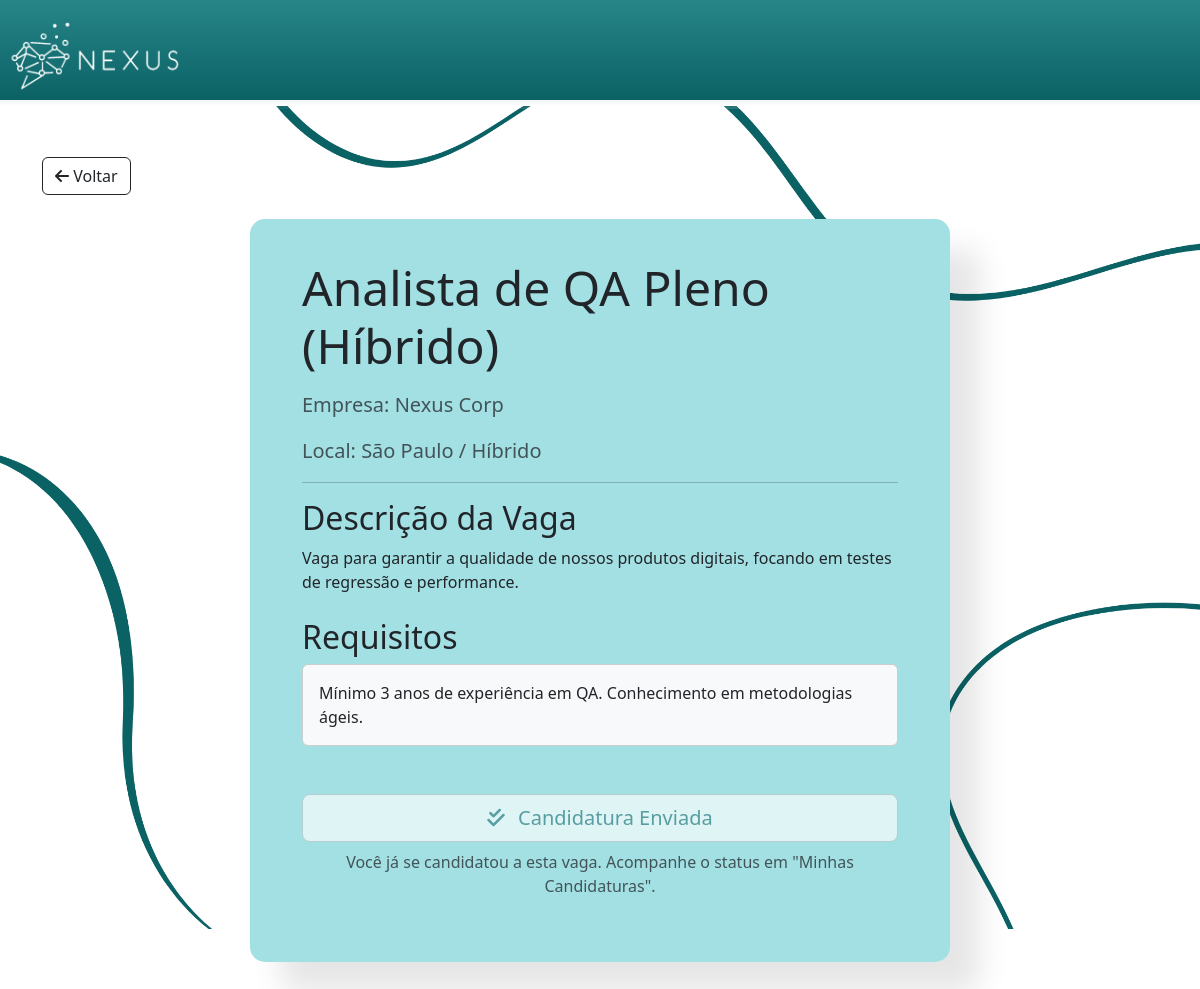
The page /detalhe/vaga/1 (signed in) on the database its author committed.
### models.py (models this page shows)
class Vaga(db.Model):
    __tablename__ = 'vagas'
    id = db.Column(db.Integer, primary_key=True)
    empresa_id = db.Column(db.Integer, db.ForeignKey('empresas.id'), nullable=False)
    titulo = db.Column(db.String(150), nullable=False)
    descricao = db.Column(db.Text, nullable=False)
    requisitos = db.Column(db.Text)
    local = db.Column(db.String(150))
    salario = db.Column(db.Numeric(10,2))

class Empresa(db.Model):
    __tablename__ = 'empresas'
    id = db.Column(db.Integer, primary_key=True)
    usuario_id = db.Column(db.Integer, db.ForeignKey('usuarios.id'), unique=True, nullable=False)
    nome_empresa = db.Column(db.String(150), nullable=False)
    endereco = db.Column(db.String(200))
    cidade = db.Column(db.String(100))
    estado = db.Column(db.String(100))
    cep = db.Column(db.String(15))
    descricao = db.Column(db.Text)
    site = db.Column(db.String(200))
    cnpj = db.Column(db.String(50), unique=True)
    usuario = db.relationship('Usuario', backref=db.backref('empresa', uselist=False))
    vagas = db.relationship('Vaga', backref='empresa', lazy='dynamic')

### app.py (the view)
@app.route('/detalhe/<string:tipo>/<int:id>')
def detalhe(tipo, id):
    if 'usuario_id' not in session:
        return redirect(url_for('mostrar_login'))
    item = None
    template_name = ''
    if tipo == 'vaga':
        item = Vaga.query.get_or_404(id)
        template_name = 'DetalheVaga.html'
    elif tipo == 'profissional':
        item = Profissional.query.get_or_404(id)
        template_name = 'DetalheProfissional.html'
    else:
        return redirect(url_for('index'))
    ja_candidatou = False
    sucesso = request.args.get('sucesso')
    erro = request.args.get('erro')
    if tipo == 'vaga' and session.get('tipo_conta') == 'profissional':
        profissional = Profissional.query.filter_by(usuario_id=session['usuario_id']).first()
        if profissional:
            ja_candidatou = Candidatura.query.filter_by(
                vaga_id=id,
                profissional_id=profissional.id
            ).first() is not None
    return render_template(
        template_name,
        item=item,
        tipo_conta=session.get('tipo_conta'),
        ja_candidatou=ja_candidatou,
        sucesso=sucesso,
        erro=erro
    )

### app.py (called while the page is built)
@app.after_request
def add_security_headers(response):
    return response

### templates/DetalheVaga.html (shortened to what this page needs)
<html>
<head>
    <link rel="stylesheet" href="https://cdnjs.cloudflare.com/ajax/libs/font-awesome/6.5.1/css/all.min.css"
 />
    <link href="{{ url_for('static', filename='Estilo.css') }}" rel="stylesheet">
    <link href="https://cdn.jsdelivr.net/npm/bootstrap@5.3.3/dist/css/bootstrap.min.css" rel="stylesheet">
</head>
<body id="corpoInicio2">
    <header id="cabecalhoIndex">
        <a href="{{ url_for('index') }}">
            <img id="logoheader" src="{{ url_for('static', filename='images/logo-branco.png') }}" alt="Logo Nexus">
        </a>
    </header>
    <div id="degradeCabecalhoIndex2"></div>
    <main class="container my-5">
        <a href="javascript:history.back()" class="btn btn-outline-dark mb-4">
            <i class="fa-solid fa-arrow-left"></i> Voltar
        </a>
        <div class="row" id="mainPRofissional">
    <div class="col-lg-12">
        <h1 class="display-5 mb-3">{{ item.titulo }}</h1>
        <p class="lead text-muted"><strong>Empresa:</strong> {{ item.empresa.nome_empresa if item.empresa else
            'Não Informado' }}</p>
        <p class="lead text-muted"><strong>Local:</strong> {{ item.local }}</p>
        <hr>
        <h2>Descrição da Vaga</h2>
        <p class="mb-4">{{ item.descricao }}</p>
        <h2>Requisitos</h2>
        <div class="card p-3 mb-4 bg-light">
            <p class="mb-0">{{ item.requisitos }}</p>
        </div>
        {% if tipo_conta == 'profissional' %}
            <div class="text-center mt-5 mb-4">
                {% if ja_candidatou %}
                    <button class="btn btn-warning btn-lg w-100" disabled id="botaoDetalhesVaga">
                        <i class="fa-solid fa-check-double me-2"></i> Candidatura Enviada
                    </button>
                    <p class="text-muted mt-2 mb-0">Você já se candidatou a esta vaga. Acompanhe o status em "Minhas Candidaturas".</p>
                {% endif %}
            </div>
        {% else %}
            <div class="card p-4 shadow-sm bg-light text-center mt-5 mb-4">
                <p class="mb-0">Faça login como **Profissional** para se candidatar.</p>
                <a href="{{ url_for('mostrar_login') }}" class="btn btn-primary mt-3 w-100">Entrar</a>
            </div>
        {% endif %}
    </div>
    </div>
    </main>
</body>
</html>

### static/Estilo.css (style rules this page uses)
#corpoInicio2 { background-color: white; background-image: url(../static/images/ELEMENTO2.png); background-size: 100%; background-repeat: no-repeat; background-position: center; }
#logoheader { width: auto; max-width: 100%; height: auto; max-height: 100px; margin: 0; }
#cabecalhoIndex { background-color: #268a8d; color: white; font-family: Cambria, Cochin, Georgia, Times, 'Times New Roman', serif; width: 100%; border-bottom: 6px solid transparent; background-image: linear-gradient(#278588, #0B6265), linear-gradient(to bottom, #0B6265, #ffffff); background-origin: padding-box, border-box; background-clip: padding-box, border-box; }
#degradeCabecalhoIndex2 { background: linear-gradient(to right, transparent, rgba(255, 255, 255, 0.2)); height: 3px; }
#mainPRofissional { max-width: 700px; background-color: #a3e0e4; border-radius: 15px; box-shadow: 30px 30px 30px rgba(0,0,0,0.1); padding: 40px; margin-left: auto; margin-right: auto; }
.lead { font-weight: 500; color: #19474bb7; }
#botaoDetalhesVaga { background-color: white; color: #317a7e; border-color: #c4c4c4; position: relative; height: auto; }

### rows shown on the page
Vaga: titulo "Analista de QA Pleno (Híbrido)", local "São Paulo / Híbrido", descricao "Vaga para garantir a qualidade de nossos produtos digitais, focando em testes de regressão e performance.", requisitos "Mínimo 3 anos de experiência em QA. Conhecimento em metodologias ágeis."
Empresa: empresa "Nexus Corp"
